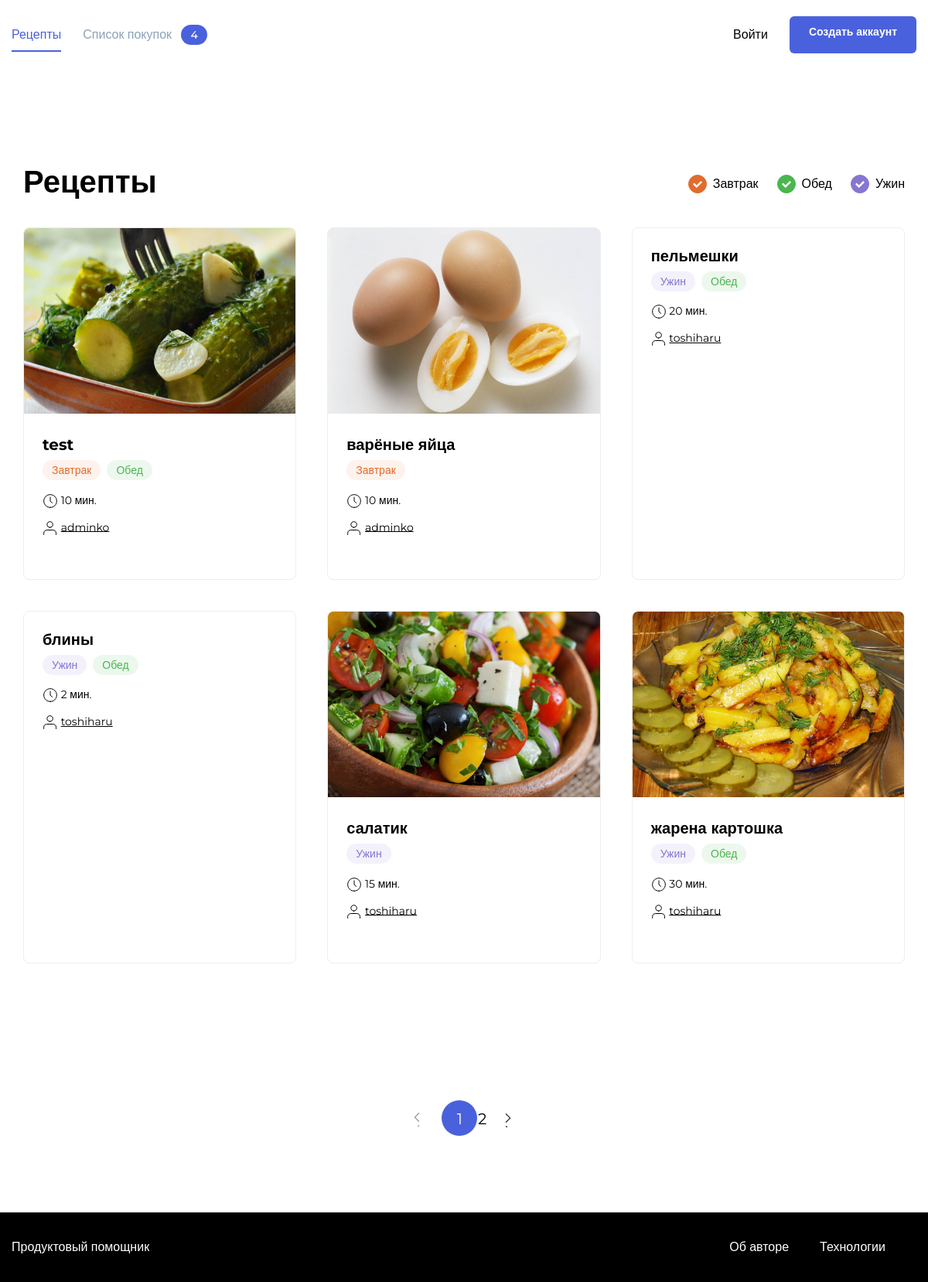
The page / on the database its author committed.
### prod_h/models.py (models this page shows, shortened)
class Recipe(models.Model):
    author = models.ForeignKey(
        User,
        on_delete=models.CASCADE,
        related_name='recipes',
        verbose_name='автор рецепта',
    )
    name = models.CharField(
        max_length=100,
        verbose_name='Название рецепта',
        help_text='Максимальная длинна 100 символов',)
    image = models.ImageField(upload_to='prod_h/', blank=True, null=True)
    text = models.TextField(
        blank=True,
        verbose_name='Описание',
        help_text='Описание рецепта',)
    ingredients = models.ManyToManyField(
        ListOfIngridients,
        through='Amount',
        through_fields=('recipe', 'ingredient'),
        verbose_name='Игредиенты',
        help_text='Игредиенты',)
    tags = models.ManyToManyField(Teg, )
    time = models.IntegerField(verbose_name='Вермя приготовления')
    pub_date = models.DateTimeField("date published", auto_now_add=True)
    slug = models.SlugField(
        max_length=500,
        unique=True,
        blank=True,
    )
    class Meta:
        ordering = ["-pub_date"]

class Teg(models.Model):
    name = models.CharField(max_length=20)
    slug = models.SlugField(unique=True)

### prod_h/views.py (the view)
# urls.py: path('', views.index, name='index')
def index(request):
    latest = Recipe.objects.order_by('-pub_date')
    paginator = Paginator(latest, 6)
    page_number = request.GET.get('page')
    page = paginator.get_page(page_number)
    return render(
        request,
        "indexNotAuth.html",
        {"posts": latest, "page": page, 'paginator': paginator})

### templates/indexNotAuth.html (shortened to what this page needs)
{% extends "base.html" %}
{% load static %}
{% block static_css %}<link rel="stylesheet" href="{% static 'pages/index.css' %}">{% endblock %}
{% block content %}
    <main class="main container">
        <div class="main__header">
            <h1 class="main__title">Рецепты</h1>
            <ul class="tags">
                <li class="tags__item">
                    <a id="breakfast" class="tags__checkbox tags__checkbox_style_orange tags__checkbox_active" href="#"></a>
                    <span class="tags__label">Завтрак</span>
                </li>
                <li class="tags__item">
                    <a id="lunch" class="tags__checkbox tags__checkbox_style_green tags__checkbox_active" href="#"></a>
                    <span for="lunch" class="tags__label">Обед</span>
                </li>
                <li class="tags__item">
                    <a id="dinner" class="tags__checkbox tags__checkbox_style_purple tags__checkbox_active" href="#"></a>
                    <label for="dinner" class="tags__label">Ужин</label>
                </li>
            </ul>
        </div>
        <div class="card-list">
            {% for post in page %}
            {% include "includes/post_item.html" with post=post %}
            {% endfor %}
        </div>
    </main>
{%endblock%}

### templates/includes/post_item.html (shortened to what this page needs)
<div class="card" data-id="120">
      {% load thumbnail %}
      {% thumbnail post.image "364x240" crop="center" upscale=True as img %}
        <a href="{% url 'recipe_detail' post.id %}" class="link" target="_blank"><img src="{{ img.url }}" alt="{{ post.name }}" class="card__image"></a>
      {% endthumbnail %}
        <div class="card__body">
            <a class="card__title link" href="{% url 'recipe_detail' post.id %}" target="_blank">{{post.name}}</a>
            <ul class="card__items">
                {%include "includes/tag.html"%}
            </ul>
            <div class="card__items card__items_column">
                <p class="card__text"><span class="icon-time"></span> {{post.time}} мин.</p>
                <p class="card__text"><span class="icon-user"></span> <a href="{%url 'authors-recipes' username=post.author.username %}" style="color: black">{{post.author.username}}</a></p>
            </div>
        </div>
        <div class="card__footer">
        </div>
    </div>

### templates/includes/tag.html
{% for tag in post.tags.all %}
    {% if tag.name == 'breakfast' %}
        <li class="card__item"><span class="badge badge_style_orange">Завтрак</span></li>
    {% elif tag.name == 'lunch' %}
        <li class="card__item"><span class="badge badge_style_green">Обед</span></li>
    {% elif tag.name == 'dinner' %}
        <li class="card__item"><span class="badge badge_style_purple">Ужин</span></li>
    {% endif %}
{% endfor %}

### static/pages/index.css (style rules this page uses)
* { box-sizing: border-box; }
html, body { min-height: 100%; }

### static/blocks/body/body.css (style rules this page uses)
.body { display: flex; flex-direction: column; }

### static/blocks/container/container.css (style rules this page uses)
.container { max-width: 1200px; padding: 0 15px; margin: 0 auto; width: 100%; }

### static/blocks/link/link.css (style rules this page uses)
.link { text-decoration: none; transition: opacity 0.2s; }

### static/blocks/tags/tags.css (style rules this page uses)
.tags { display: flex; height: 100%; flex-direction: row; list-style: none; padding: 0; }

### static/blocks/tags/__item/tags__item.css (style rules this page uses)
.tags__item { display: flex; align-items: center; margin-right: 24px; }
.tags__item:last-child { margin-right: 0; }

### static/blocks/tags/__label/tags__label.css (style rules this page uses)
.tags__label { font-family: 'Montserrat', sans-serif; font-style: normal; font-weight: 500; font-size: 16px; line-height: 20px; color: #000000; cursor: default; }

### static/blocks/tags/__checkbox/tags__checkbox.css (style rules this page uses)
.tags__checkbox { position: relative; width: 24px; height: 24px; border-radius: 50%; color: #ddd; border: 1px solid currentColor; -webkit-appearance: none; outline: none; margin-right: 8px; cursor: pointer; }

### static/blocks/tags/__checkbox/_style/tags__checkbox_style_green.css (style rules this page uses)
.tags__checkbox_style_green { color: #49B64E; }

### static/blocks/tags/__checkbox/_style/tags__checkbox_style_orange.css (style rules this page uses)
.tags__checkbox_style_orange { color: #E26C2D; }

### static/blocks/tags/__checkbox/_style/tags__checkbox_style_purple.css (style rules this page uses)
.tags__checkbox_style_purple { color: #8775D2; }

### static/blocks/tags/__checkbox/_active/tags__checkbox_active.css (style rules this page uses)
.tags__checkbox_active { background: currentColor; }
.tags__checkbox_active:before { content: ''; position: absolute; background: url("../../../../images/yes.svg"); width: 12px; height: 9px; top: 7px; left: 5px; }

### static/blocks/main/main.css (style rules this page uses)
.main { padding-top: 60px; padding-bottom: 80px; flex: 1 0 auto; min-height: calc(100vh - 180px); }

### static/blocks/main/__header/main__header.css (style rules this page uses)
.main__header { display: flex; justify-content: space-between; margin-bottom: 28px; }

### static/blocks/main/__title/main__title.css (style rules this page uses)
.main__title { font-family: 'Montserrat', sans-serif; font-style: normal; font-weight: bold; font-size: 40px; line-height: 49px; color: #000000; padding: 0; margin: 0; }

### static/blocks/card-list/card-list.css (style rules this page uses)
.card-list { display: grid; grid-template-columns: repeat(3, 1fr); grid-template-rows: auto; grid-gap: 40px; margin-bottom: 52px; }

### static/blocks/card/card.css (style rules this page uses)
.card { display: flex; flex-direction: column; max-width: 363px; border: 1px solid #EEEEEE; box-sizing: border-box; border-radius: 8px; overflow: hidden; }

### static/blocks/card/__image/card__image.css (style rules this page uses)
.card__image { height: 240px; width: 100%; object-fit: cover; }

### static/blocks/card/__item/card__item.css (style rules this page uses)
.card__item { margin-right: 8px; }

### static/blocks/card/__title/card__title.css (style rules this page uses)
.card__title { font-family: 'Montserrat', sans-serif; font-style: normal; font-weight: bold; font-size: 20px; line-height: 24px; color: #000000; margin: 0 0 12px; padding: 0; display: block; }

### static/blocks/card/__items/card__items.css (style rules this page uses)
.card__items { display: flex; flex-direction: row; list-style: none; padding: 0; margin: 0 0 20px; }
.card__items:last-child { margin-bottom: 0; }

### static/blocks/card/__items/_column/card__items_column.css (style rules this page uses)
.card__items_column { flex-direction: column; }

### static/blocks/card/__body/card__body.css (style rules this page uses)
.card__body { padding: 24px 24px 12px; flex: 1 0 auto; }

### static/blocks/card/__text/card__text.css (style rules this page uses)
.card__text { font-family: 'Montserrat', sans-serif; font-style: normal; font-weight: normal; font-size: 14px; line-height: 17px; color: #000000; margin: 0 0 15px; padding: 0; }
.card__text:last-child { margin-bottom: 0; }

### static/blocks/card/__footer/card__foter.css (style rules this page uses)
.card__footer { display: flex; justify-content: space-between; align-items: center; padding: 12px 24px 32px; flex: 0 0 auto; }

### static/blocks/badge/badge.css (style rules this page uses)
.badge { color: #fff; background: #ddd; border-radius: 24px; padding: 4px 12px; font-style: normal; font-weight: 500; font-size: 14px; line-height: 17px; font-family: 'Montserrat', sans-serif; }

### static/blocks/badge/_style/badge_style_green.css (style rules this page uses)
.badge_style_green { background: rgba(73, 182, 78, 0.1); color: #49B64E; }

### static/blocks/badge/_style/badge_style_orange.css (style rules this page uses)
.badge_style_orange { background: rgba(234, 146, 99, 0.12); color: #E26C2D; }

### static/blocks/badge/_style/badge_style_purple.css (style rules this page uses)
.badge_style_purple { background: rgba(135, 117, 210, 0.1); color: #8775D2; }

### rows shown on the page
Recipe: name (picture), name "test", time "10", author.username "adminko"
Teg: name "Завтрак"
Teg: name "Обед"
Recipe: shows a picture, name "варёные яйца", time "10", author.username "adminko"
Recipe: name "пельмешки", time "20", author.username "toshiharu"
Teg: name "Ужин"
Recipe: name "блины", time "2", author.username "toshiharu"
Recipe: shows a picture, name "салатик", time "15", author.username "toshiharu"
Recipe: shows a picture, name "жарена картошка", time "30", author.username "toshiharu"

### other values the page prints
{{ i }} "1"
{{ i }} "2"
